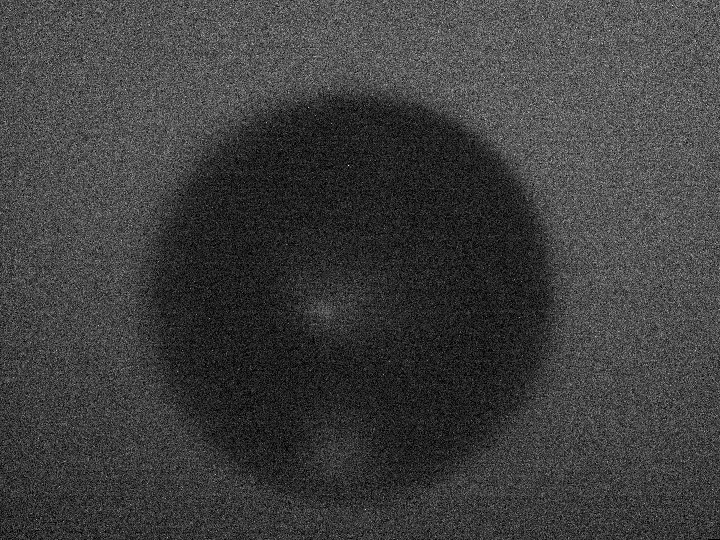
#> input picture vid4-8.tif, 720 x 540 px
$ python main.py
#> lines starting #> are read from the running program, lines starting #| are printed output that depends on the picture
from PIL import Image, ImageOps
from matplotlib import pyplot as plt
import numpy as np
from numpy.fft import fft2, ifft2, ifftshift, fftshift, ifft
import time

# get the start time

#st = time.time()
im = Image.open('vid4-8.tif')
#> im is the input picture: PIL image 720x540 L; min 0, max 255, mean 62.5
#plt.imshow(im, cmap='gray')
#plt.show()

org_img = np.array(im)

st = time.time()
#zero pad image
#one fundamental apsect is that the function I want to transform has to decay to zero..
#and sqaured the image to make it smaller but
# also for the fft algorithm it is faster to have 2^x pixels and sqaured pictures
org_img = org_img[14:-14,104:-104]
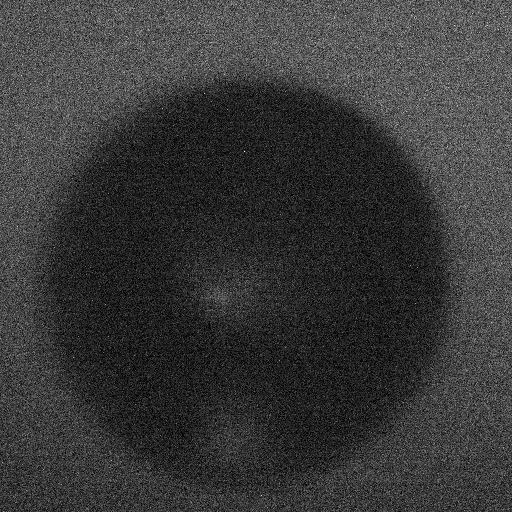
#> org_img: shape (512, 512); min 0, max 255, mean 56.7
pad_img = np.pad(org_img[10:-10,10:-10], ((10,10), (10,10)))
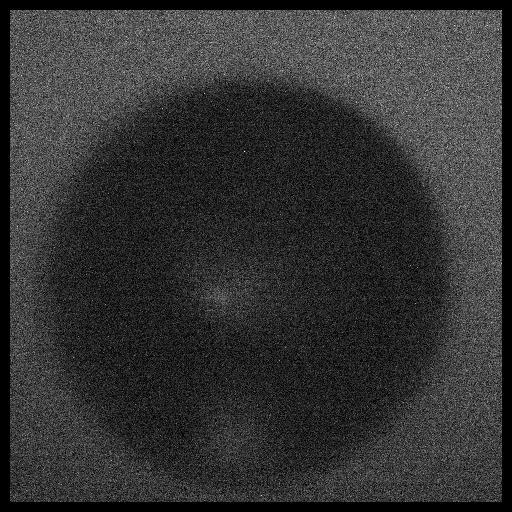
#> pad_img: shape (512, 512); min 0, max 255, mean 50.9

#plt.imshow(pad_img, cmap='gray')
#plt.show()

#fourier transform and shift so that the most important frequencies are in the center
D = ifftshift(fft2(fftshift(org_img)))

#plt.imshow(abs(D))
#plt.show()
# take most important frequency
limit = 255
pad_D = np.pad(D[limit:-limit,limit:-limit], ((limit,limit), (limit,limit)))

row = sum(pad_D)
collums =sum(pad_D.transpose())

#inverse frourier transform back to image space
#inv_D = fftshift(ifft2(ifftshift(pad_D)))
#inv_D = ifft2(pad_D)
inv_row = fftshift(ifft(ifftshift(row)))
inv_col= fftshift(ifft(ifftshift(collums)))
#plt.imshow(inv_D.real, cmap='gray')
#plt.show()

#then i just to the sum of the rows and collums
#but maybe this can be done better
#maybe you can put this inv_D image into you labview program and see if that works faster...
#row = sum(inv_D.real)
#collums =sum(inv_D.transpose().real)

minposR = np.argmin(inv_row.real)
#> minposR = 233
minposC = np.argmin(inv_col.real)
#> minposC = 294
# [13 lines of commented-out code are left out]
et = time.time()

# get the execution time
elapsed_time = et - st
print('Execution time:', elapsed_time, 'seconds')


print('bkb')

$ run again, with vid1-8.tif copied over vid4-8.tif
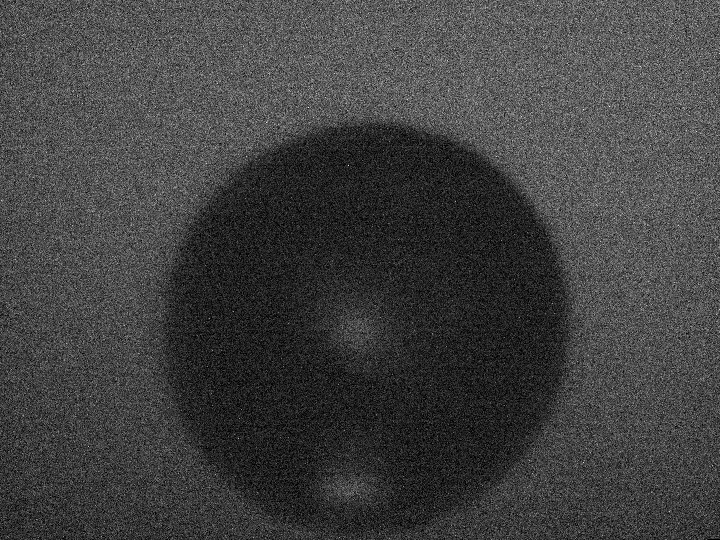
#> input picture vid1-8.tif, 720 x 540 px
#> im is the input picture: PIL image 720x540 L; min 0, max 255, mean 65.1
#> `org_img = org_img[14:-14,104:-104]`:
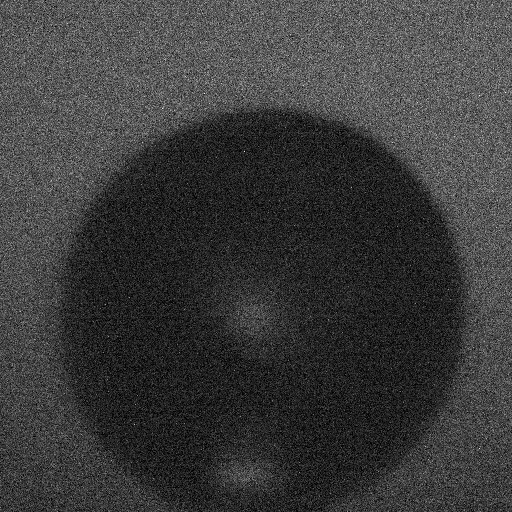
#> org_img: shape (512, 512); min 0, max 255, mean 59.3
#> `pad_img = np.pad(org_img[10:-10,10:-10], ((10,10), (10,10)))`:
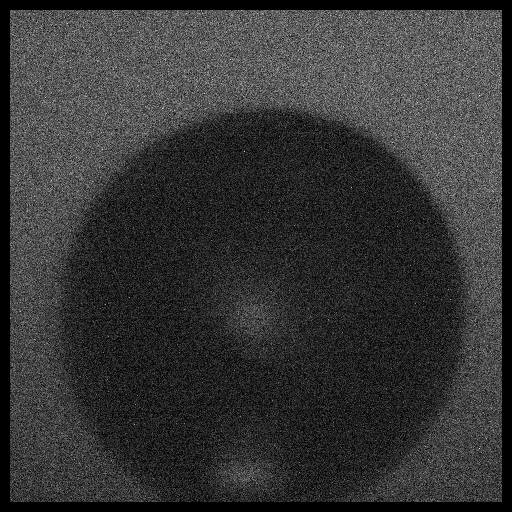
#> pad_img: shape (512, 512); min 0, max 255, mean 53.5
#> minposR = 254
#> minposC = 319

$ run again, with vid4-1.tif copied over vid4-8.tif
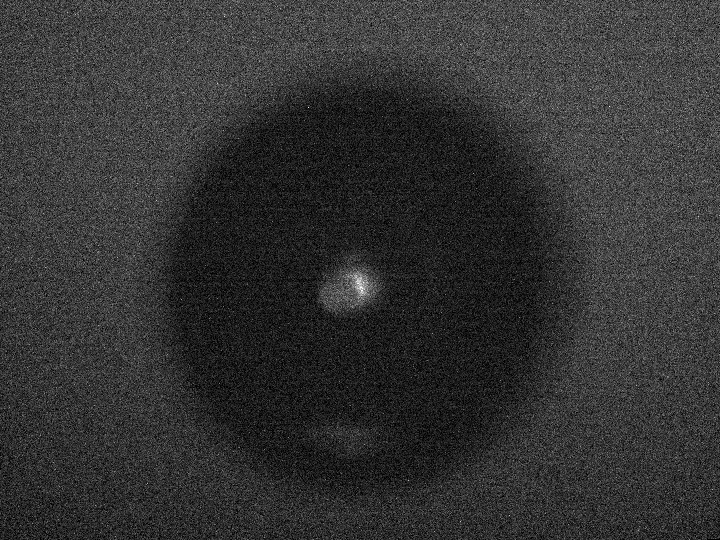
#> input picture vid4-1.tif, 720 x 540 px
#> im is the input picture: PIL image 720x540 L; min 0, max 255, mean 51.3
#> `org_img = org_img[14:-14,104:-104]`:
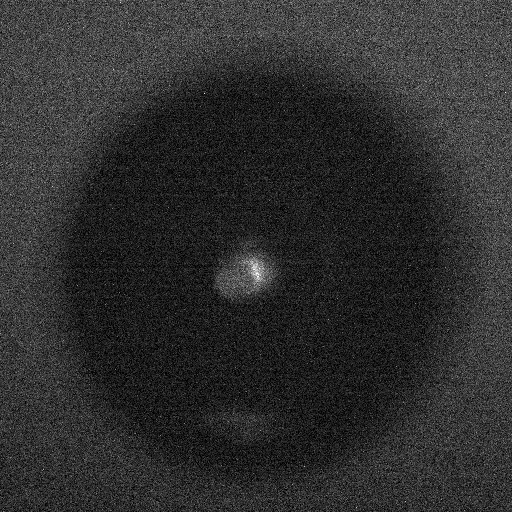
#> org_img: shape (512, 512); min 0, max 255, mean 46.4
#> `pad_img = np.pad(org_img[10:-10,10:-10], ((10,10), (10,10)))`:
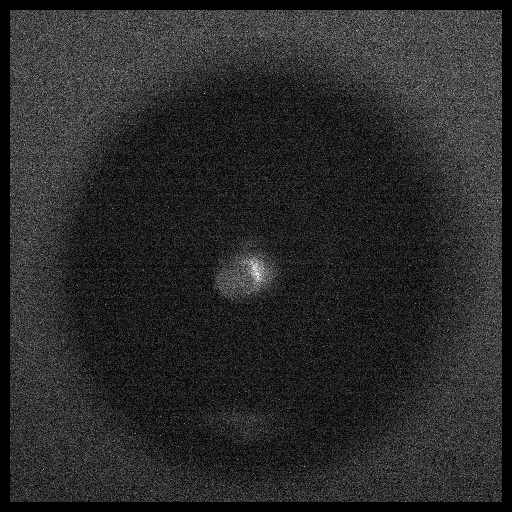
#> pad_img: shape (512, 512); min 0, max 255, mean 41.7
#> minposR = 244
#> minposC = 290
